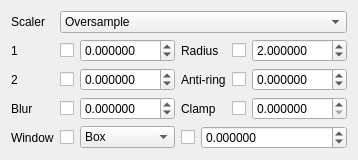
                    <widget class="QWidget" name="tscaleTab">
                     <attribute name="title">
                      <string>Temporal</string>
                     </attribute>
                     <layout class="QGridLayout" name="tscaleTabLayout">
                      <item row="0" column="0">
                       <widget class="QLabel" name="tscaleScalarLabel">
                        <property name="text">
                         <string>Scaler</string>
                        </property>
                       </widget>
                      </item>
                      <item row="0" column="1" colspan="3">
                       <widget class="QComboBox" name="tscaleScaler">
                        <item>
                         <property name="text">
                          <string>Oversample</string>
                         </property>
                        </item>
                        <item>
                         <property name="text">
                          <string>Linear</string>
                         </property>
                        </item>
                        <item>
                         <property name="text">
                          <string>Spline16</string>
                         </property>
                        </item>
                        <item>
                         <property name="text">
                          <string>Spline36</string>
                         </property>
                        </item>
                        <item>
                         <property name="text">
                          <string>Spline64</string>
                         </property>
                        </item>
                        <item>
                         <property name="text">
                          <string>Sinc</string>
                         </property>
                        </item>
                        <item>
                         <property name="text">
                          <string>Lanczos</string>
                         </property>
                        </item>
                        <item>
                         <property name="text">
                          <string>Ginseng</string>
                         </property>
                        </item>
                        <item>
                         <property name="text">
                          <string>Bicubic</string>
                         </property>
                        </item>
                        <item>
                         <property name="text">
                          <string>Bc spline</string>
                         </property>
                        </item>
                        <item>
                         <property name="text">
                          <string>Catmull rom</string>
                         </property>
                        </item>
                        <item>
                         <property name="text">
                          <string>Mitchell</string>
                         </property>
                        </item>
                        <item>
                         <property name="text">
                          <string>Robidoux</string>
                         </property>
                        </item>
                        <item>
                         <property name="text">
                          <string>Robidoux sharp</string>
                         </property>
                        </item>
                        <item>
                         <property name="text">
                          <string>Box</string>
                         </property>
                        </item>
                        <item>
                         <property name="text">
                          <string>Nearest</string>
                         </property>
                        </item>
                        <item>
                         <property name="text">
                          <string>Triangle</string>
                         </property>
                        </item>
                        <item>
                         <property name="text">
                          <string>Gaussian</string>
                         </property>
                        </item>
                       </widget>
                      </item>
                      <item row="1" column="0">
                       <widget class="QLabel" name="tscaleParam1Label">
                        <property name="text">
                         <string>1</string>
                        </property>
                       </widget>
                      </item>
                      <item row="1" column="1">
                       <layout class="QHBoxLayout" name="tscaleParam1Layout" stretch="0,1">
                        <item>
                         <widget class="QCheckBox" name="tscaleParam1Set">
                          <property name="text">
                           <string/>
                          </property>
                         </widget>
                        </item>
                        <item>
                         <widget class="QDoubleSpinBox" name="tscaleParam1Value">
                          <property name="decimals">
                           <number>6</number>
                          </property>
                          <property name="minimum">
                           <double>-100.000000000000000</double>
                          </property>
                          <property name="maximum">
                           <double>100.000000000000000</double>
                          </property>
                         </widget>
                        </item>
                       </layout>
                      </item>
                      <item row="1" column="2">
                       <widget class="QLabel" name="tscaleRadiusLabel">
                        <property name="text">
                         <string>Radius</string>
                        </property>
                       </widget>
                      </item>
                      <item row="1" column="3">
                       <layout class="QHBoxLayout" name="tscaleRadiusLayout" stretch="0,1">
                        <item>
                         <widget class="QCheckBox" name="tscaleRadiusSet">
                          <property name="text">
                           <string/>
                          </property>
                         </widget>
                        </item>
                        <item>
                         <widget class="QDoubleSpinBox" name="tscaleRadiusValue">
                          <property name="decimals">
                           <number>6</number>
                          </property>
                          <property name="minimum">
                           <double>0.500000000000000</double>
                          </property>
                          <property name="maximum">
                           <double>16.000000000000000</double>
                          </property>
                          <property name="singleStep">
                           <double>0.500000000000000</double>
                          </property>
                          <property name="value">
                           <double>2.000000000000000</double>
                          </property>
                         </widget>
                        </item>
                       </layout>
                      </item>
                      <item row="2" column="0">
                       <widget class="QLabel" name="tscaleParam2Label">
                        <property name="text">
                         <string>2</string>
                        </property>
                       </widget>
                      </item>
                      <item row="2" column="1">
                       <layout class="QHBoxLayout" name="tscaleParam2Layout" stretch="0,1">
                        <item>
                         <widget class="QCheckBox" name="tscaleParam2Set">
                          <property name="text">
                           <string/>
                          </property>
                         </widget>
                        </item>
                        <item>
                         <widget class="QDoubleSpinBox" name="tscaleParam2Value">
                          <property name="decimals">
                           <number>6</number>
                          </property>
                          <property name="minimum">
                           <double>-100.000000000000000</double>
                          </property>
                          <property name="maximum">
                           <double>100.000000000000000</double>
                          </property>
                         </widget>
                        </item>
                       </layout>
                      </item>
                      <item row="2" column="2">
                       <widget class="QLabel" name="tscaleAntiRingLabel">
                        <property name="text">
                         <string>Anti-ring</string>
                        </property>
                       </widget>
                      </item>
                      <item row="2" column="3">
                       <layout class="QHBoxLayout" name="tscaleAntiRingLayout" stretch="0,1">
                        <item>
                         <widget class="QCheckBox" name="tscaleAntiRingSet">
                          <property name="text">
                           <string/>
                          </property>
                         </widget>
                        </item>
                        <item>
                         <widget class="QDoubleSpinBox" name="tscaleAntiRingValue">
                          <property name="decimals">
                           <number>6</number>
                          </property>
                          <property name="minimum">
                           <double>-100.000000000000000</double>
                          </property>
                          <property name="maximum">
                           <double>100.000000000000000</double>
                          </property>
                         </widget>
                        </item>
                       </layout>
                      </item>
                      <item row="3" column="0">
                       <widget class="QLabel" name="tscaleBlurLabel">
                        <property name="text">
                         <string>Blur</string>
                        </property>
                       </widget>
                      </item>
                      <item row="3" column="1">
                       <layout class="QHBoxLayout" name="tscaleBlurLayout" stretch="0,1">
                        <item>
                         <widget class="QCheckBox" name="tscaleBlurSet">
                          <property name="text">
                           <string/>
                          </property>
                         </widget>
                        </item>
                        <item>
                         <widget class="QDoubleSpinBox" name="tscaleBlurValue">
                          <property name="decimals">
                           <number>6</number>
                          </property>
                          <property name="minimum">
                           <double>-100.000000000000000</double>
                          </property>
                          <property name="maximum">
                           <double>100.000000000000000</double>
                          </property>
                         </widget>
                        </item>
                       </layout>
                      </item>
                      <item row="3" column="2">
                       <widget class="QLabel" name="tscaleClampLabel">
                        <property name="text">
                         <string>Clamp</string>
                        </property>
                       </widget>
                      </item>
                      <item row="3" column="3">
                       <layout class="QHBoxLayout" name="tscaleClampLayout" stretch="0,1">
                        <item>
                         <widget class="QCheckBox" name="tscaleClampSet"/>
                        </item>
                        <item>
                         <widget class="QDoubleSpinBox" name="tscaleClampValue">
                          <property name="decimals">
                           <number>6</number>
                          </property>
                         </widget>
                        </item>
                       </layout>
                      </item>
                      <item row="4" column="0">
                       <widget class="QLabel" name="tscaleWindowLabel">
                        <property name="text">
                         <string>Window</string>
                        </property>
                       </widget>
                      </item>
                      <item row="4" column="1">
                       <layout class="QHBoxLayout" name="tscaleWindowLayout" stretch="0,1">
                        <item>
                         <widget class="QCheckBox" name="tscaleWindowSet">
                          <property name="text">
                           <string/>
                          </property>
                         </widget>
                        </item>
                        <item>
                         <widget class="QComboBox" name="tscaleWindowValue">
                          <item>
                           <property name="text">
                            <string>Box</string>
                           </property>
                          </item>
                          <item>
                           <property name="text">
                            <string>Triangle</string>
                           </property>
                          </item>
                          <item>
                           <property name="text">
                            <string>Bartlett</string>
                           </property>
                          </item>
                          <item>
                           <property name="text">
                            <string>Hanning</string>
                           </property>
                          </item>
                          <item>
                           <property name="text">
                            <string>Hamming</string>
                           </property>
                          </item>
                          <item>
                           <property name="text">
                            <string>Quadric</string>
                           </property>
                          </item>
                          <item>
                           <property name="text">
                            <string>Welch</string>
                           </property>
                          </item>
                          <item>
                           <property name="text">
                            <string>Kaiser</string>
                           </property>
                          </item>
                          <item>
                           <property name="text">
                            <string>Blackman</string>
                           </property>
                          </item>
                          <item>
                           <property name="text">
                            <string>Gaussian</string>
                           </property>
                          </item>
                          <item>
                           <property name="text">
                            <string>Sinc</string>
                           </property>
                          </item>
                          <item>
                           <property name="text">
                            <string>Jinc</string>
                           </property>
                          </item>
                          <item>
                           <property name="text">
                            <string>Sphinx</string>
                           </property>
                          </item>
                         </widget>
                        </item>
                       </layout>
                      </item>
                      <item row="4" column="2" colspan="2">
                       <layout class="QHBoxLayout" name="tscaleWindowParamLayout" stretch="0,1">
                        <item>
                         <widget class="QCheckBox" name="tscaleWindowParamSet">
                          <property name="text">
                           <string/>
                          </property>
                         </widget>
                        </item>
                        <item>
                         <widget class="QDoubleSpinBox" name="tscaleWindowParamValue">
                          <property name="decimals">
                           <number>6</number>
                          </property>
                          <property name="minimum">
                           <double>-100.000000000000000</double>
                          </property>
                          <property name="maximum">
                           <double>100.000000000000000</double>
                          </property>
                         </widget>
                        </item>
                       </layout>
                      </item>
                     </layout>
                    </widget>
